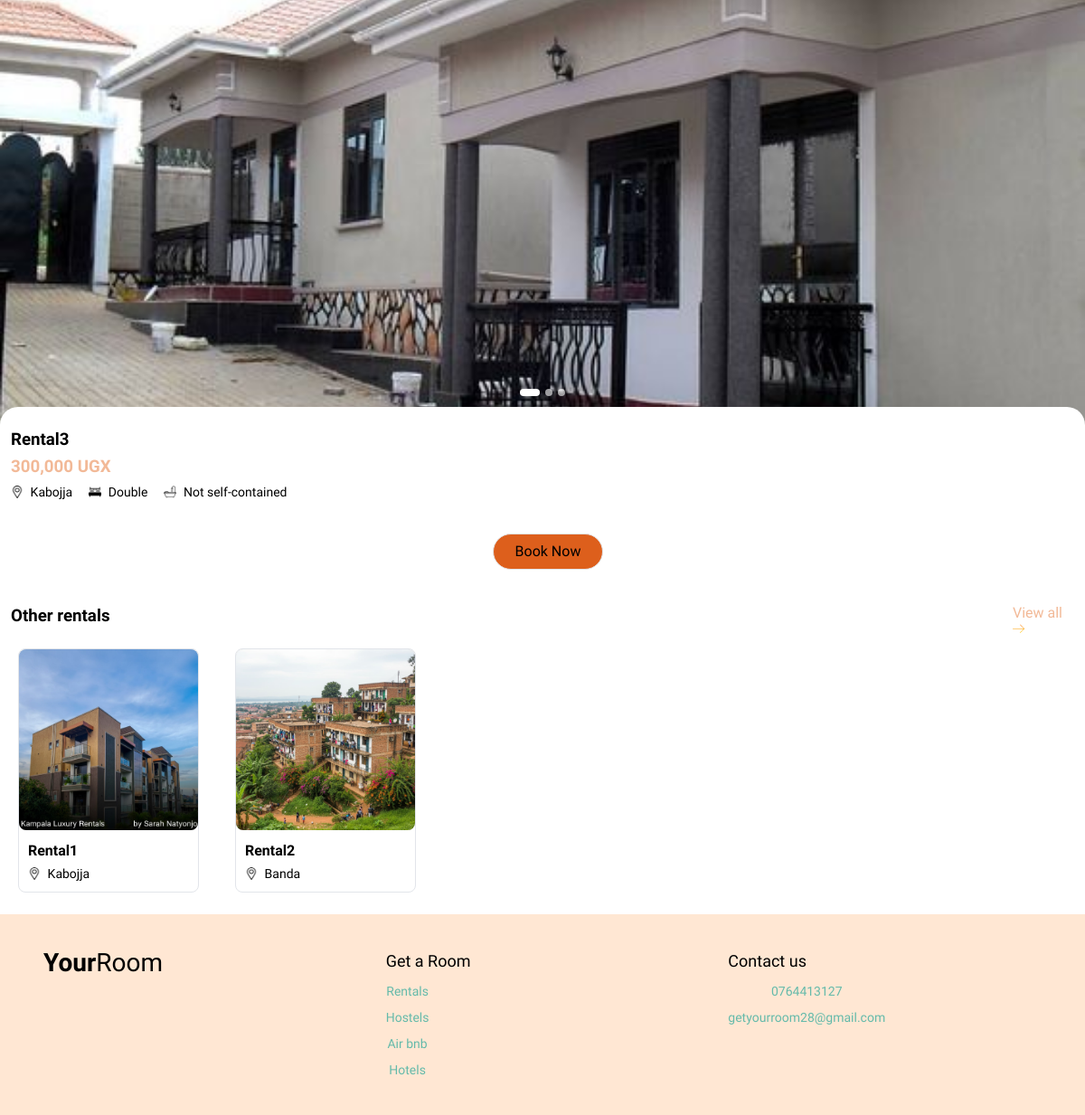
/unit/rental/3/, run on the app's committed database.
### your_room/models.py (models this page shows, shortened)
class UnitImageBase(models.Model):
    image = models.ImageField(upload_to="units/%Y/%m/")
    is_main = models.BooleanField(
        default=False,
        help_text="Check this box to set this image as the main display photo."
    )
    class Meta:
        abstract = True
        ordering = ["is_main"]

class RentalImage(UnitImageBase):
    unit = models.ForeignKey(Rental, related_name="images", on_delete=models.CASCADE)

class BaseUnit(models.Model):
    name = models.CharField(max_length=150)
    location = models.CharField(max_length=150)
    description = models.TextField(
        blank=True,
        max_length=2000,
        help_text="Describe the unit: facilities, rules, nearby places, etc.",
    )
    class Meta:
        abstract = True
        ordering = ["name"]

class Rental(BaseUnit):
    room_type = models.CharField(max_length=10, choices=RoomType.choices)
    self_contained = models.BooleanField(default=False)
    price = models.DecimalField(max_digits=10, decimal_places=2, null=True, blank=True)
    lessor = models.ForeignKey(Lessor, related_name="rentals", on_delete=models.PROTECT, null=True, blank=True)

### your_room/views.py (the view)
# urls.py: path("unit/<str:unit_type>/<int:pk>/", unit_detail, name="unit-detail"),
def unit_detail(request,unit_type, pk):
    model = UNIT_MODELS.get(unit_type)
    unit = get_object_or_404(model.objects.prefetch_related("images"), pk=pk)
    units = model.objects.exclude(pk=pk).prefetch_related("images")[:5]
    return render(request, "your_room/detail.html", {"unit": unit, "unit_type": unit_type, "units":units})

### your_room/templates/your_room/detail.html (shortened to what this page needs)
<!DOCTYPE html>
{% load static %}
{% load humanize %}
<html lang="en">
<head>
<link rel="stylesheet" href="{% static 'your_room/styles.css' %}" />
</head>
<body>
<main>
  <div class ="unit_slider_section">
    <div class="slider-wrapper">
      <div class="slider" id="slider">
        {% for img in unit.images.all %}
        <div class="slide"><img src="{{ img.image.url }}" alt="{{ unit.name }}" /></div>
        {% endfor %}
      </div>
      <div class="dots" id="dots">
        {% for img in unit.images.all %}
        <div class="dot{% if forloop.first %} active{% endif %}"></div>
        {% endfor %}
      </div>
    </div>
    <div class = "unit unit_slider_section">
      <div><h3>{{ unit.name }}</h3></div>
      <div style="color:#f2b997;"><h3>{{ unit.price|floatformat:0|intcomma }} UGX</h3></div>
      {% if unit_type == 'hotel' or unit_type == 'airbnb'%}
      <div class = "unit_specification">
        <img src = "{% static 'your_room/images/location_icon.png' %}" />
        <p>{{ unit.location}}</p>
      </div>
      {% elif unit_type == 'hostel' or unit_type == 'rental' %}
      <div class ="unit_specification_section">
        <div class = "unit_specification">
          <img src = "{% static 'your_room/images/location_icon.png' %}" />
          <p>{{ unit.location}}</p>
        </div>
        <div class = "unit_specification">
          <img src = "{% static 'your_room/images/bed_icon.png' %}" />
          <p>{{ unit.get_room_type_display }}</p>
        </div>
        <div class = "unit_specification">
          <img src = "{% static 'your_room/images/bathroom_icon.png' %}" />
          {% if unit.self_contained %}
          <p>Self contained</p>
          {% else %}
          <p>Not self-contained</p>
          {% endif %}
        </div>
      </div>
      {% endif %}
      <div class="center-action unit_center_action">
          {% if unit_type == 'hostel' and unit.is_booked %}
          <button class="btn btn--sm" type="button" disabled>
            Cannot Book
          </button>
          {% else %}
          <button class="btn btn--sm" id="book-now" type="button" data-unit-type="{{ unit_type }}" data-unit-id="{{ unit.pk }}">
            Book Now
          </button>
          {% endif %}
      </div>
    </div>
  </div>
  <div class="other_place_title">
    <h3 class ="unit">Other {{ unit_type }}s</h3>
    <div class="unit_specification">
      {% if unit_type == 'rental'%}
      <a href="{% url 'rentals' %}">
        View all <img src="{% static 'your_room/images/right-arrow_.png' %}"/>
      </a>
      {% elif unit_type == 'hostel'%}
      <a href="{% url 'hostels' %}">
        View all <img src="{% static 'your_room/images/right-arrow_.png' %}"/>
      </a>
      {% elif unit_type == 'hotel'%}
      <a href="{% url 'hotels' %}">
        View all <img src="{% static 'your_room/images/right-arrow_.png' %}"/>
      </a>
      {% else %}
      <a href="{% url 'airbnb' %}">
        View all <img src="{% static 'your_room/images/right-arrow_.png' %}"/>
      </a>
      {% endif %}
    </div>
  </div>
  <div class ="other_places_scroll">
    {% for unit in units %}
    <article class="card other_places_card">
      <a href="{% url 'unit-detail' unit_type unit.pk %}">
        {% with unit.images.first as img %}
          {% if img %}
              <img src="{{ img.image.url }}" alt="{{ unit.name }}" loading="lazy" />
          {% else %}
              <img src="{% static 'your_room/images/hero.png' %}" alt="{{ unit.name }}" loading="lazy" />
          {% endif %}
        {% endwith %}
        <div class="card_description" style="padding-left: 10px;padding-right:16px;padding-bottom:10px;">
          <h3 style="font-size:1rem;">{{ unit.name }}</h3>
        {% if unit_type == 'airbnb' or unit_type == 'hotel' %}
          <div class ="unit_specification_section">
            <div class = "unit_specification">
              <img src = "{% static 'your_room/images/location_icon.png' %}" />
              <p>{{ unit.location}}</p>
            </div>
          </div>
        {% else %}
        <div class ="unit_specification_section">
          <div class = "unit_specification">
            <img src = "{% static 'your_room/images/location_icon.png' %}" />
            <p>{% if unit_type == 'hostel' %}{{ unit.university }}{% else %}{{ unit.location }}{% endif %}</p>
          </div>
        </div>
        {% endif %}
        </div>
      </a>
    </article>
    {% endfor %}
  </div>
</main>
<footer class="footer container">
  <a class="logo" href="{% url 'index' %}"><b>Your</b><span>Room</span></a>
  <div class="col">
    <strong>Get a Room</strong>
    <div class="footer_nav">
      <a href="{% url 'rentals' %}">Rentals</a>
      <a href="{% url 'hostels' %}">Hostels</a>
      <a href="{% url 'airbnb' %}">Air bnb</a>
      <a href="{% url 'hotels' %}">Hotels</a>
    </div>
  </div>
  <div class="col">
    <strong>Contact us</strong>
    <div class="footer_nav">
      <span>0764413127</span>
      <span>getyourroom28@gmail.com</span>
    </div>
  </div>
</footer>
</body>
</html>

### data on the page
RentalImage: image (picture)
Rental: name "Rental3", price "300,000", location "Kabojja", room_type "Double"
Rental: images.first.image (picture), name "Rental1", location "Kabojja"
Rental: images.first.image (picture), name "Rental2", location "Banda"

### other printed values
{{ unit_type }} "rental"
